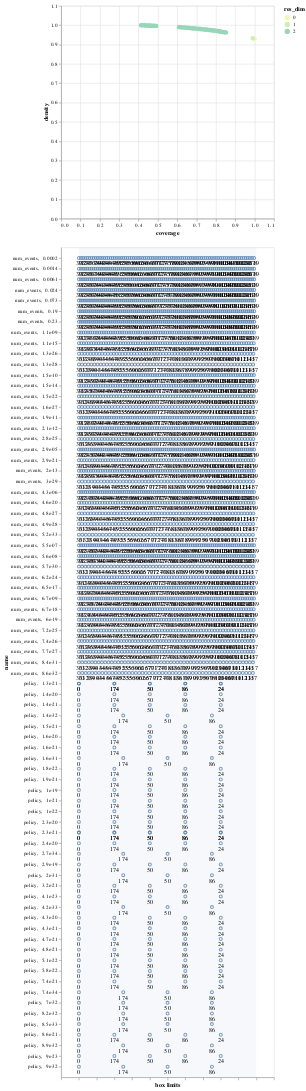

Source (notebook cell):
### Code cell
box.inspect_tradeoff()

### Figure 1 — Vega-Lite specification as saved in the notebook (floating-point values rounded to 4 significant figures; data arrays with more than 128 entries replaced by an {"elided": "..."} marker saying what was removed)
{"config": {"view": {"continuousWidth": 300, "continuousHeight": 300}}, "vconcat": [{"data": {"name": "data-f3a3342acdb65e8e5f87ee234d7afc4a"}, "mark": {"type": "circle", "size": 75}, "encoding": {"color": {"field": "res_dim", "scale": {"range": ["#eff9b6", "#d0edb3", "#97d6b9", "#5dc0c0", "#31a5c2", "#1f80b8", "#2354a3", "#21318d"]}, "type": "ordinal"}, "opacity": {"condition": {"param": "param_2", "value": 1}, "value": 0.4}, "tooltip": [{"field": "id", "type": "quantitative"}, {"field": "coverage", "format": ".2", "type": "quantitative"}, {"field": "density", "format": ".2", "type": "quantitative"}, {"field": "res_dim", "type": "ordinal"}], "x": {"field": "coverage", "scale": {"domain": [0, 1.1]}, "type": "quantitative"}, "y": {"field": "density", "scale": {"domain": [0, 1.1]}, "type": "quantitative"}}, "height": 400, "name": "view_2", "width": 400}, {"layer": [{"data": {"name": "data-4f53cda18c2baa0c0354bb5f9a3ecbe5"}, "mark": {"type": "rule"}, "encoding": {"x": {"axis": {"grid": false, "labels": false, "title": "box limits"}, "field": "x_lower", "scale": {"domain": [0, 1], "padding": 0.1}, "type": "quantitative"}, "x2": {"field": "x_upper"}, "y": {"field": "name", "scale": {"padding": 1.0}, "type": "nominal"}}, "transform": [{"calculate": "(datum.x1-datum.minimum)/(datum.maximum-datum.minimum)", "as": "x_lower"}, {"calculate": "(datum.x2-datum.minimum)/(datum.maximum-datum.minimum)", "as": "x_upper"}, {"filter": {"param": "param_2"}}]}, {"data": {"name": "data-4f53cda18c2baa0c0354bb5f9a3ecbe5"}, "mark": {"type": "text", "align": "left", "baseline": "top", "dy": 5}, "encoding": {"text": {"field": "text", "type": "ordinal"}, "x": {"axis": {"grid": false, "labels": false, "title": "box limits"}, "field": "x_lower", "scale": {"domain": [0, 1], "padding": 0.1}, "type": "quantitative"}, "x2": {"field": "x_upper"}, "y": {"field": "name", "scale": {"padding": 1.0}, "type": "nominal"}}, "transform": [{"calculate": "(datum.x1-datum.minimum)/(datum.maximum-datum.minimum)", "as": "x_lower"}, {"calculate": "(datum.x2-datum.minimum)/(datum.maximum-datum.minimum)", "as": "x_upper"}, {"filter": {"param": "param_2"}}, {"calculate": "datum.qp_lower>0?format(datum.x1, \".2\")+\" (\"+format(datum.qp_lower, \".1~g\")+\")\" :format(datum.x1, \".2\")", "as": "text"}]}, {"data": {"name": "data-4f53cda18c2baa0c0354bb5f9a3ecbe5"}, "mark": {"type": "text", "align": "right", "baseline": "top", "dy": 5}, "encoding": {"text": {"field": "text", "type": "ordinal"}, "x": {"field": "x_upper", "type": "quantitative"}, "x2": {"field": "x_upper"}, "y": {"field": "name", "scale": {"padding": 1.0}, "type": "nominal"}}, "transform": [{"calculate": "(datum.x1-datum.minimum)/(datum.maximum-datum.minimum)", "as": "x_lower"}, {"calculate": "(datum.x2-datum.minimum)/(datum.maximum-datum.minimum)", "as": "x_upper"}, {"filter": {"param": "param_2"}}, {"calculate": "datum.qp_upper>0?format(datum.x2, \".2\")+\" (\"+format(datum.qp_upper, \".1\")+\")\" :format(datum.x2, \".2\")", "as": "text"}]}, {"data": {"name": "data-97aefd6d737ded565dc732e63f74ecc6"}, "mark": {"type": "rect", "opacity": 0.05}, "encoding": {"x": {"field": "start", "type": "quantitative"}, "x2": {"field": "end"}}}, {"data": {"name": "data-0eda77d21633b99e3eb0a4f747662323"}, "mark": {"type": "point"}, "encoding": {"x": {"field": "x", "type": "quantitative"}, "y": {"field": "name", "type": "nominal"}}, "transform": [{"filter": {"param": "param_2"}}]}, {"data": {"name": "data-0eda77d21633b99e3eb0a4f747662323"}, "mark": {"type": "text", "align": "center", "baseline": "top", "dy": 5}, "encoding": {"text": {"field": "item", "type": "nominal"}, "x": {"field": "x", "type": "quantitative"}, "y": {"field": "name", "type": "nominal"}}, "transform": [{"filter": {"param": "param_2"}}]}], "width": 400}], "params": [{"name": "param_2", "select": {"type": "point", "fields": ["id"]}, "views": ["view_2"]}], "$schema": "https://vega.github.io/schema/vega-lite/v5.17.0.json", "datasets": {"data-f3a3342acdb65e8e5f87ee234d7afc4a": [{"coverage": 1.0, "density": 0.93, "id": 0, "k": 5580, "mass": 1.0, "mean": 0.93, "n": 6000, "res_dim": 0}, {"coverage": 0.9907, "density": 0.9325, "id": 1, "k": 5528, "mass": 0.988, "mean": 0.9325, "n": 5928, "res_dim": 1}, {"coverage": 0.8516, "density": 0.9619, "id": 2, "k": 4752, "mass": 0.8233, "mean": 0.9619, "n": 4940, "res_dim": 2}, {"coverage": 0.8435, "density": 0.9636, "id": 3, "k": 4707, "mass": 0.8142, "mean": 0.9636, "n": 4885, "res_dim": 2}, {"coverage": 0.8353, "density": 0.965, "id": 4, "k": 4661, "mass": 0.805, "mean": 0.965, "n": 4830, "res_dim": 2}, {"coverage": 0.8271, "density": 0.9665, "id": 5, "k": 4615, "mass": 0.7958, "mean": 0.9665, "n": 4775, "res_dim": 2}, {"coverage": 0.8195, "density": 0.9678, "id": 6, "k": 4573, "mass": 0.7875, "mean": 0.9678, "n": 4725, "res_dim": 2}, {"coverage": 0.8104, "density": 0.9693, "id": 7, "k": 4522, "mass": 0.7775, "mean": 0.9693, "n": 4665, "res_dim": 2}, {"coverage": 0.8011, "density": 0.9707, "id": 8, "k": 4470, "mass": 0.7675, "mean": 0.9707, "n": 4605, "res_dim": 2}, {"coverage": 0.7925, "density": 0.9719, "id": 9, "k": 4422, "mass": 0.7583, "mean": 0.9719, "n": 4550, "res_dim": 2}, {"coverage": 0.783, "density": 0.9731, "id": 10, "k": 4369, "mass": 0.7483, "mean": 0.9731, "n": 4490, "res_dim": 2}, {"coverage": 0.7735, "density": 0.9743, "id": 11, "k": 4316, "mass": 0.7383, "mean": 0.9743, "n": 4430, "res_dim": 2}, {"coverage": 0.7647, "density": 0.9753, "id": 12, "k": 4267, "mass": 0.7292, "mean": 0.9753, "n": 4375, "res_dim": 2}, {"coverage": 0.7566, "density": 0.9762, "id": 13, "k": 4222, "mass": 0.7208, "mean": 0.9762, "n": 4325, "res_dim": 2}, {"coverage": 0.7486, "density": 0.9771, "id": 14, "k": 4177, "mass": 0.7125, "mean": 0.9771, "n": 4275, "res_dim": 2}, {"coverage": 0.7396, "density": 0.978, "id": 15, "k": 4127, "mass": 0.7033, "mean": 0.978, "n": 4220, "res_dim": 2}, {"coverage": 0.7306, "density": 0.9789, "id": 16, "k": 4077, "mass": 0.6942, "mean": 0.9789, "n": 4165, "res_dim": 2}, {"coverage": 0.7217, "density": 0.9798, "id": 17, "k": 4027, "mass": 0.685, "mean": 0.9798, "n": 4110, "res_dim": 2}, {"coverage": 0.7127, "density": 0.9808, "id": 18, "k": 3977, "mass": 0.6758, "mean": 0.9808, "n": 4055, "res_dim": 2}, {"coverage": 0.7029, "density": 0.9817, "id": 19, "k": 3922, "mass": 0.6658, "mean": 0.9817, "n": 3995, "res_dim": 2}, {"coverage": 0.693, "density": 0.9827, "id": 20, "k": 3867, "mass": 0.6558, "mean": 0.9827, "n": 3935, "res_dim": 2}, {"coverage": 0.6839, "density": 0.9835, "id": 21, "k": 3816, "mass": 0.6467, "mean": 0.9835, "n": 3880, "res_dim": 2}, {"coverage": 0.6747, "density": 0.9843, "id": 22, "k": 3765, "mass": 0.6375, "mean": 0.9843, "n": 3825, "res_dim": 2}, {"coverage": 0.6656, "density": 0.9851, "id": 23, "k": 3714, "mass": 0.6283, "mean": 0.9851, "n": 3770, "res_dim": 2}, {"coverage": 0.6565, "density": 0.986, "id": 24, "k": 3663, "mass": 0.6192, "mean": 0.986, "n": 3715, "res_dim": 2}, {"coverage": 0.6473, "density": 0.9869, "id": 25, "k": 3612, "mass": 0.61, "mean": 0.9869, "n": 3660, "res_dim": 2}, {"coverage": 0.6382, "density": 0.9878, "id": 26, "k": 3561, "mass": 0.6008, "mean": 0.9878, "n": 3605, "res_dim": 2}, {"coverage": 0.6289, "density": 0.9885, "id": 27, "k": 3509, "mass": 0.5917, "mean": 0.9885, "n": 3550, "res_dim": 2}, {"coverage": 0.6195, "density": 0.9891, "id": 28, "k": 3457, "mass": 0.5825, "mean": 0.9891, "n": 3495, "res_dim": 2}, {"coverage": 0.6093, "density": 0.9898, "id": 29, "k": 3400, "mass": 0.5725, "mean": 0.9898, "n": 3435, "res_dim": 2}, {"coverage": 0.4905, "density": 0.996, "id": 30, "k": 2737, "mass": 0.458, "mean": 0.996, "n": 2748, "res_dim": 2}, {"coverage": 0.483, "density": 0.9967, "id": 31, "k": 2695, "mass": 0.4507, "mean": 0.9967, "n": 2704, "res_dim": 2}, {"coverage": 0.4753, "density": 0.997, "id": 32, "k": 2652, "mass": 0.4433, "mean": 0.997, "n": 2660, "res_dim": 2}, {"coverage": 0.4676, "density": 0.9973, "id": 33, "k": 2609, "mass": 0.436, "mean": 0.9973, "n": 2616, "res_dim": 2}, {"coverage": 0.4599, "density": 0.9977, "id": 34, "k": 2566, "mass": 0.4287, "mean": 0.9977, "n": 2572, "res_dim": 2}, {"coverage": 0.4522, "density": 0.998, "id": 35, "k": 2523, "mass": 0.4213, "mean": 0.998, "n": 2528, "res_dim": 2}, {"coverage": 0.4444, "density": 0.9984, "id": 36, "k": 2480, "mass": 0.414, "mean": 0.9984, "n": 2484, "res_dim": 2}, {"coverage": 0.4367, "density": 0.9988, "id": 37, "k": 2437, "mass": 0.4067, "mean": 0.9988, "n": 2440, "res_dim": 2}, {"coverage": 0.429, "density": 0.9992, "id": 38, "k": 2394, "mass": 0.3993, "mean": 0.9992, "n": 2396, "res_dim": 2}, {"coverage": 0.4213, "density": 0.9996, "id": 39, "k": 2351, "mass": 0.392, "mean": 0.9996, "n": 2352, "res_dim": 2}, {"coverage": 0.4129, "density": 1.0, "id": 40, "k": 2304, "mass": 0.384, "mean": 1.0, "n": 2304, "res_dim": 2}], "data-4f53cda18c2baa0c0354bb5f9a3ecbe5": [], "data-97aefd6d737ded565dc732e63f74ecc6": [{"start": 0, "end": 1}], "data-0eda77d21633b99e3eb0a4f747662323": {"elided": "3014 records"}}}
